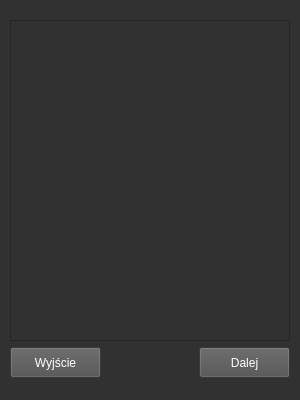
<?xml version="1.0" encoding="UTF-8"?>
<ui version="4.0">
 <class>MainWindow</class>
 <widget class="QMainWindow" name="MainWindow">
  <property name="geometry">
   <rect>
    <x>0</x>
    <y>0</y>
    <width>300</width>
    <height>400</height>
   </rect>
  </property>
  <property name="maximumSize">
   <size>
    <width>16777215</width>
    <height>16777215</height>
   </size>
  </property>
  <property name="font">
   <font>
    <family>MS Shell Dlg 2</family>
   </font>
  </property>
  <property name="windowTitle">
   <string>System Kolejki PWr</string>
  </property>
  <property name="styleSheet">
   <string notr="true">background-color:rgb(49, 49, 49)</string>
  </property>
  <property name="iconSize">
   <size>
    <width>24</width>
    <height>24</height>
   </size>
  </property>
  <widget class="QWidget" name="centralwidget">
   <property name="sizePolicy">
    <sizepolicy hsizetype="Fixed" vsizetype="Fixed">
     <horstretch>0</horstretch>
     <verstretch>0</verstretch>
    </sizepolicy>
   </property>
   <widget class="QListWidget" name="listWidget">
    <property name="geometry">
     <rect>
      <x>10</x>
      <y>20</y>
      <width>280</width>
      <height>321</height>
     </rect>
    </property>
    <property name="styleSheet">
     <string notr="true">QListWidget::item {
	background-color:rgb(60, 60, 60); 
	color: white;
}

QListWidget::item:disabled {
	background-color:rgb(40, 40, 40); 
	color: silver;
}

QListWidget::item:hover {
	background-color:rgb(100, 100, 100); 
	color: white;
}

QListWidget::item:selected {
	background-color:rgb(180, 180, 180); 
text-align: center;
	color: black;
}</string>
    </property>
   </widget>
   <widget class="QPushButton" name="ButtonNext">
    <property name="enabled">
     <bool>true</bool>
    </property>
    <property name="geometry">
     <rect>
      <x>199</x>
      <y>347</y>
      <width>91</width>
      <height>31</height>
     </rect>
    </property>
    <property name="styleSheet">
     <string notr="true">QPushButton {
	background-color: rgb(80, 80, 80);
	color: white;
}

QPushButton:hover {
     background-color: rgb(100, 100, 100);
	color: white;
 }

QPushButton:disabled {
	background-color: rgb(70, 70, 70);
	color: silver;
}</string>
    </property>
    <property name="text">
     <string>Dalej</string>
    </property>
   </widget>
   <widget class="QPushButton" name="ButtonExit">
    <property name="geometry">
     <rect>
      <x>10</x>
      <y>347</y>
      <width>91</width>
      <height>31</height>
     </rect>
    </property>
    <property name="styleSheet">
     <string notr="true">QPushButton {
	background-color: rgb(80, 80, 80);
	color: white;
}

QPushButton:hover {
     background-color: rgb(100, 100, 100);
	color: white;
 }</string>
    </property>
    <property name="text">
     <string>Wyjście</string>
    </property>
   </widget>
  </widget>
  <widget class="QStatusBar" name="statusbar"/>
 </widget>
 <resources/>
 <connections/>
</ui>
